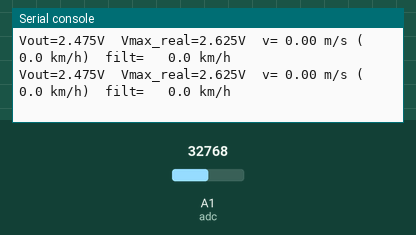
This program was run on a simulated CircuitPython board. Shown: the last lines printed to the serial console. The inputs (shaded band) are chosen by the test bench; at power-on: A1 (adc) = 32768 (analog values on the 0–65535 scale).

Above: at 12.8 s.
12.9 s: A1 (adc) set to 54944
At 13.21 s:
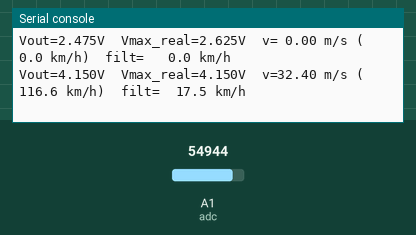
14.4 s: A1 (adc) set to 54192
At 15.63 s:
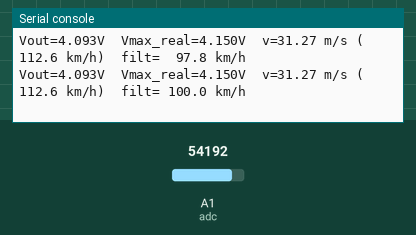

The program:

testAnemometro2.py
```python
import time
import board
import analogio

adc = analogio.AnalogIn(board.A1)

# Partitore: Vout -- Rtop --(A1)-- Rbottom -- GND
Rtop = 10_000
Rbottom = 20_000
DIV_GAIN = (Rtop + Rbottom) / Rbottom  # 1.5 con 10k/20k

MS_MAX = 32.4

# filtro e taratura
ALPHA = 0.15
v_ms_filt = 0.0

# calcolo tensione sul pin (dopo partitore)
def v_pin():
    return (adc.value / 65535) * adc.reference_voltage

print("Auto-taratura anemometro (LM324 non rail-to-rail) su A1")
print("RefV:", adc.reference_voltage, "DIV_GAIN:", DIV_GAIN)
print("Fermo 5s per stimare Vzero, poi fai girare forte per stimare Vmax reale...")

# 1) Stima Vzero a fermo (5 secondi)
t0 = time.monotonic()
acc = 0.0
n = 0
while time.monotonic() - t0 < 5.0:
    Vout = v_pin() * DIV_GAIN
    acc += Vout
    n += 1
    time.sleep(0.02)

Vzero = acc / n
# un piccolo margine per evitare rumore
Vzero_thr = Vzero + 0.05

print(f"Vzero stimato: {Vzero:0.3f} V  (soglia zero: {Vzero_thr:0.3f} V)")

# 2) Vmax iniziale (un minimo sopra zero per evitare divisione per zero)
Vmax_real = Vzero_thr + 0.10

print("Ora fai girare l'anemometro: aggiorno Vmax reale e calcolo m/s")

while True:
    Vout = v_pin() * DIV_GAIN

    # aggiorna il massimo reale osservato (con un po' di isteresi)
    if Vout > Vmax_real:
        Vmax_real = Vout

    # mappatura su 0..32.4 m/s usando massimo reale
    if Vout < Vzero_thr:
        v_ms = 0.0
    else:
        span = Vmax_real - Vzero_thr
        if span < 0.05:
            v_ms = 0.0
        else:
            v_ms = (Vout - Vzero_thr) / span * MS_MAX
            if v_ms < 0:
                v_ms = 0.0
            if v_ms > MS_MAX:
                v_ms = MS_MAX

    v_ms_filt = (1 - ALPHA) * v_ms_filt + ALPHA * v_ms

    print(
        f"Vout={Vout:0.3f}V  Vmax_real={Vmax_real:0.3f}V  "
        f"v={v_ms:5.2f} m/s ({v_ms*3.6:6.1f} km/h)  "
        f"filt={v_ms_filt*3.6:6.1f} km/h"
    )

    time.sleep(0.2)
```

Measured:
- the behaviour switches between 54208 and 54192 on A1 (adc) (found by bisection; images 1 and 2)
- after the input at 12.9 s, the serial console: prints a new line after 0.16 s (image 1)
- after the input at 14.4 s, the serial console: prints a new line after 0.07 s (image 2)
